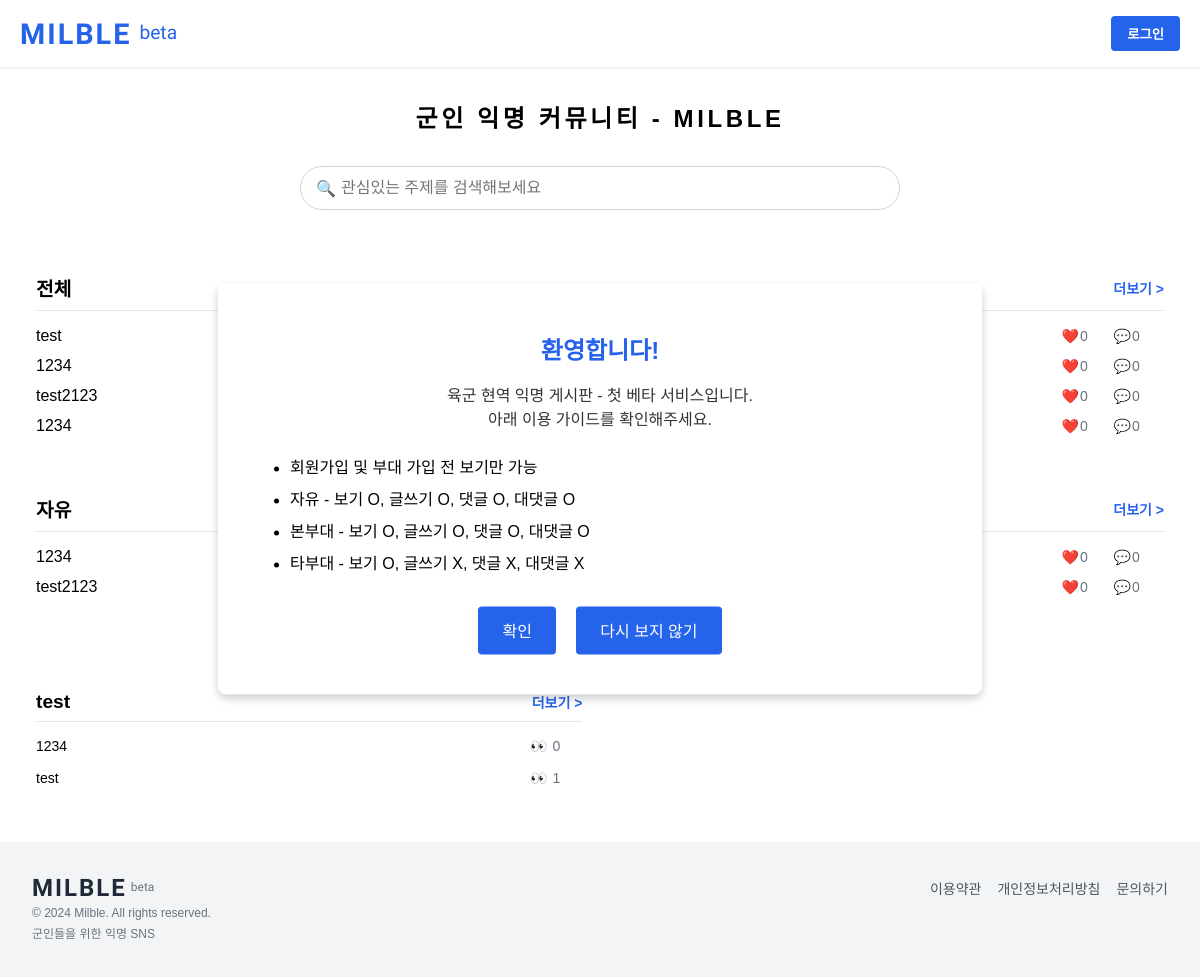
Before: / with the older database file.
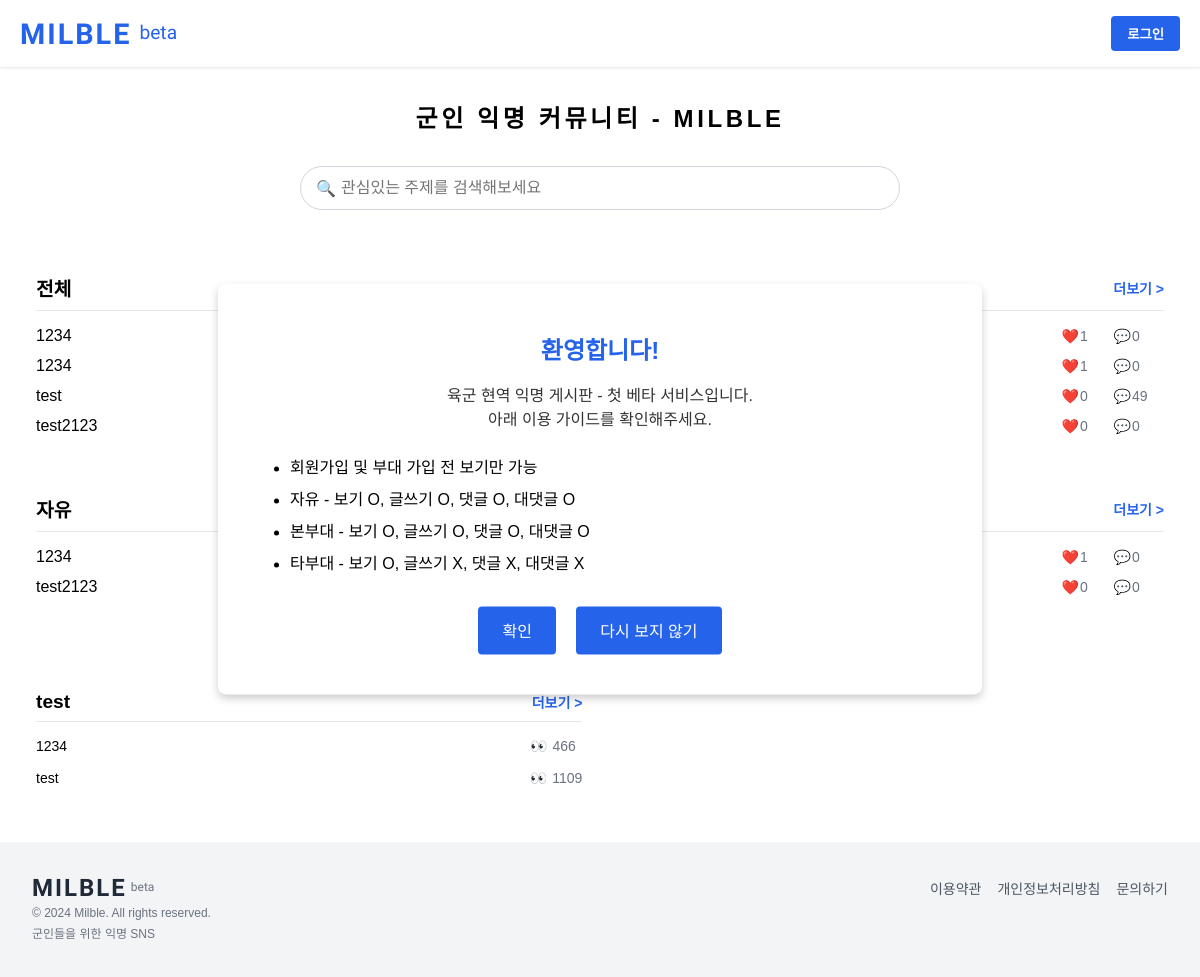
After: the same page with the newer database file.
### milble_app/models.py (models this page shows, shortened)
class Post(models.Model):
    title = models.CharField(max_length=200)
    content = models.TextField()
    created_at = models.DateTimeField(auto_now_add=True)
    updated_at = models.DateTimeField(auto_now=True)
    author = models.CharField(max_length=100)  # 글쓴이
    unit = models.ForeignKey(Unit, null=True, blank=True, on_delete=models.SET_NULL)  # 부대 선택 필드
    category = models.ForeignKey(Category, null=True, blank=True, on_delete=models.SET_NULL)  # 카테고리 선택 필드
    likes = models.PositiveIntegerField(default=0)  # 좋아요 수, 기본값 0
    comments_count = models.PositiveIntegerField(default=0)  # 댓글 수, 기본값 0
    views = models.PositiveIntegerField(default=0)  # 조회수, 기본값 0
    liked_users = models.ManyToManyField('CustomUser', related_name='liked_posts', blank=True)  # 좋아요 누른 사용자들
    class Meta:
        indexes = [
            models.Index(fields=['unit']),          # unit 필드에 인덱스 추가
            models.Index(fields=['category']),      # category 필드에 인덱스 추가
            models.Index(fields=['created_at']),    # created_at 필드에 인덱스 추가
        ]

class Unit(models.Model):
    name = models.CharField(max_length=100, unique=True)
    answer1 = models.CharField(max_length=255, blank=False)
    answer2 = models.CharField(max_length=255, blank=False)
    answer3 = models.CharField(max_length=255, blank=False)
    subscriber_count = models.PositiveIntegerField(default=0)  # 가입자 수 변수 추가

### milble_app/views.py (the view, shortened to what this page needs)
# urls.py: path('', views.index, name='index'),
def index(request):
    recent_time_period = timezone.now() - timedelta(days=7)
    popular_posts = Post.objects.filter(created_at__gte=recent_time_period).order_by('-likes')[:5]
    category_posts = Post.objects.filter(category__name='자유', created_at__gte=recent_time_period).order_by('-likes')[:5]
    user_unit_posts = None
    units = Unit.objects.all()
    unit_posts = {}
    for unit in units:
        unit_posts[unit] = Post.objects.filter(unit=unit, category__isnull=True).order_by('-created_at')[:5]  # 각 부대별 상위 5개 게시물
    return render(request, 'index.html', {
        'popular_posts': popular_posts,
        'user_unit_posts': user_unit_posts,
        'unit_posts': unit_posts,  # 부대별 게시물 추가
        'category_posts': category_posts,
    })

### templates/index.html (shortened to what this page needs)
{% extends 'base.html' %}
{% load static %}
{% block head %}
    <link rel="stylesheet" type="text/css" href="{% static 'index.css' %}">
{% endblock %}
{% block main %}
{% include 'welcome_popup.html' %}
    <main class="container">
        <h1 class="main-title">군인 익명 커뮤니티 - MILBLE</h1>
        <div class="search-container">
            <input type="search" id="search-input" class="search-input" placeholder="관심있는 주제를 검색해보세요">
            <span class="search-icon" onclick="performSearch()">🔍</span>
        </div>
        <div class="post-units">
            <h2>
                전체
                  <a href="{% url 'popular_posts' %}" class="more-link">더보기 ></a>
            </h2>
            <ul class="post-list">
                {% for post in popular_posts %}
                <li class="post-item">
                    <a href="{% url 'post_detail' post.id %}" class="post-title">
                        <span>{{ post.title }}</span>
                    </a>
                    <div class="post-stats">
                        <div class="like-stat">
                            <span class="icon">❤️</span>
                            <span class="number">{{ post.likes }}</span>
                        </div>
                        <div class="comment-stat">
                            <span class="icon">💬</span>
                            <span class="number">{{ post.comments_count }}</span>
                        </div>
                    </div>
                </li>
                {% endfor %}
            </ul>
        </div>
        <div class="post-units">
            <h2>
                자유
                  <a href="{% url 'popular_posts' %}" class="more-link">더보기 ></a>
            </h2>
            <ul class="post-list">
                {% for post in category_posts %}
                <li class="post-item">
                    <a href="{% url 'post_detail' post.id %}" class="post-title">
                        <span>{{ post.title }}</span>
                    </a>
                    <div class="post-stats">
                        <div class="like-stat">
                            <span class="icon">❤️</span>
                            <span class="number">{{ post.likes }}</span>
                        </div>
                        <div class="comment-stat">
                            <span class="icon">💬</span>
                            <span class="number">{{ post.comments_count }}</span>
                        </div>
                    </div>
                </li>
                {% endfor %}
            </ul>
        </div>
        <div class="unit-posts">
            {% for unit, posts in unit_posts.items %}
            <div class="unit-post">
                <h3>
                    {{ unit.name }}
                     <a href="{% url 'posts' unit.name %}" class="more-link">더보기 ></a>
                </h3>
                <ul class="unit-post-list">
                    {% for post in posts %}
                    <li class="unit-post-item">
                        <a href="{% url 'post_detail' post.id %}" class="unit-post-title">{{ post.title }}</a>
                            <div class="views-container">
                            <span class="icon">👀</span>
                            <span class="unit-post-views">{{ post.views }}</span>
                        </div>
                    </li>
                    {% endfor %}
                </ul>
            </div>
            {% endfor %}
        </div>
    </main>
{% endblock %}

Changed rows visible on the page:
changed Post (number 1 of 4 on the later page): likes "0" → "1"; moves up the list
changed Post (number 2 of 4 on the later page): likes "0" → "1"; views "0" → "466"; moves up the list
changed Post "test": comments_count "0" → "49"; views "1" → "1109"
